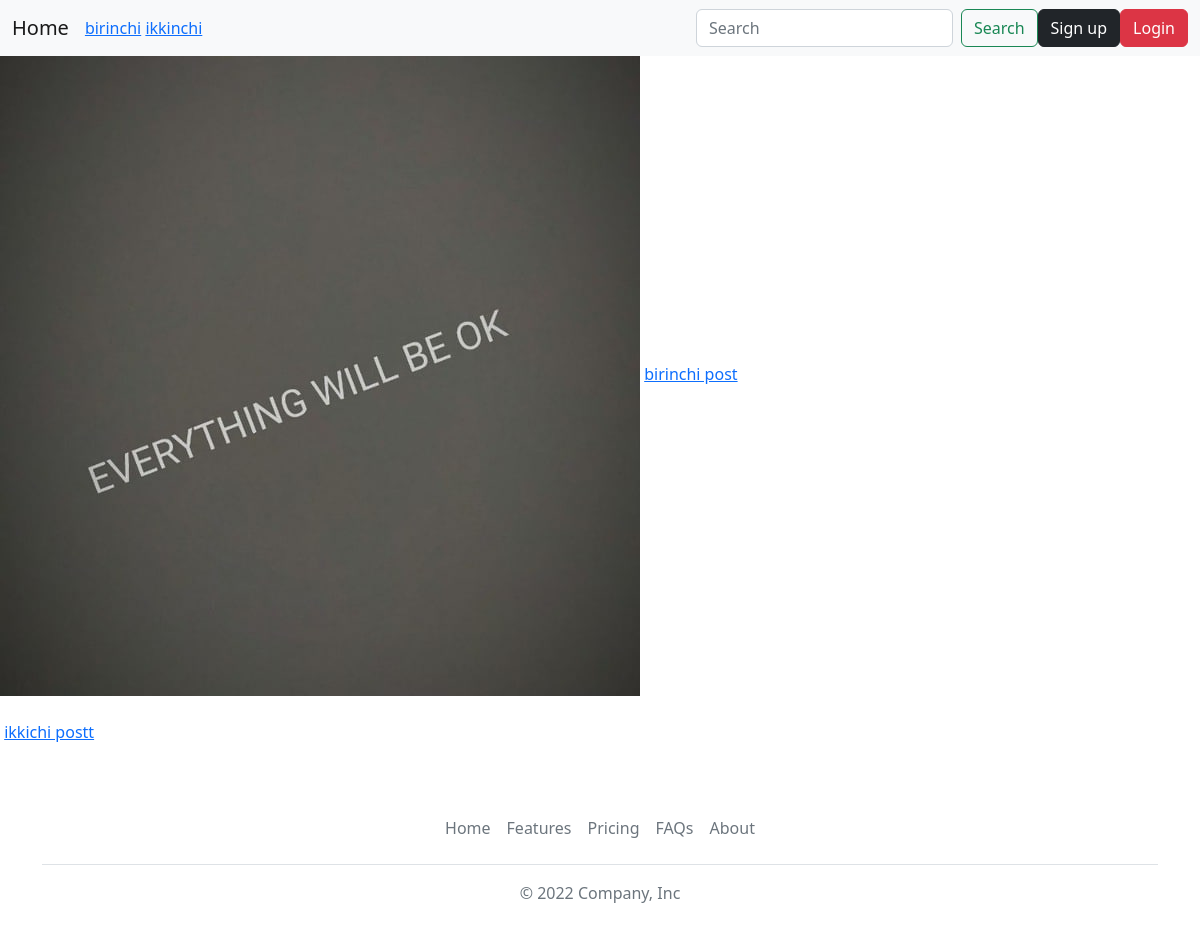
The app's page /, older data.
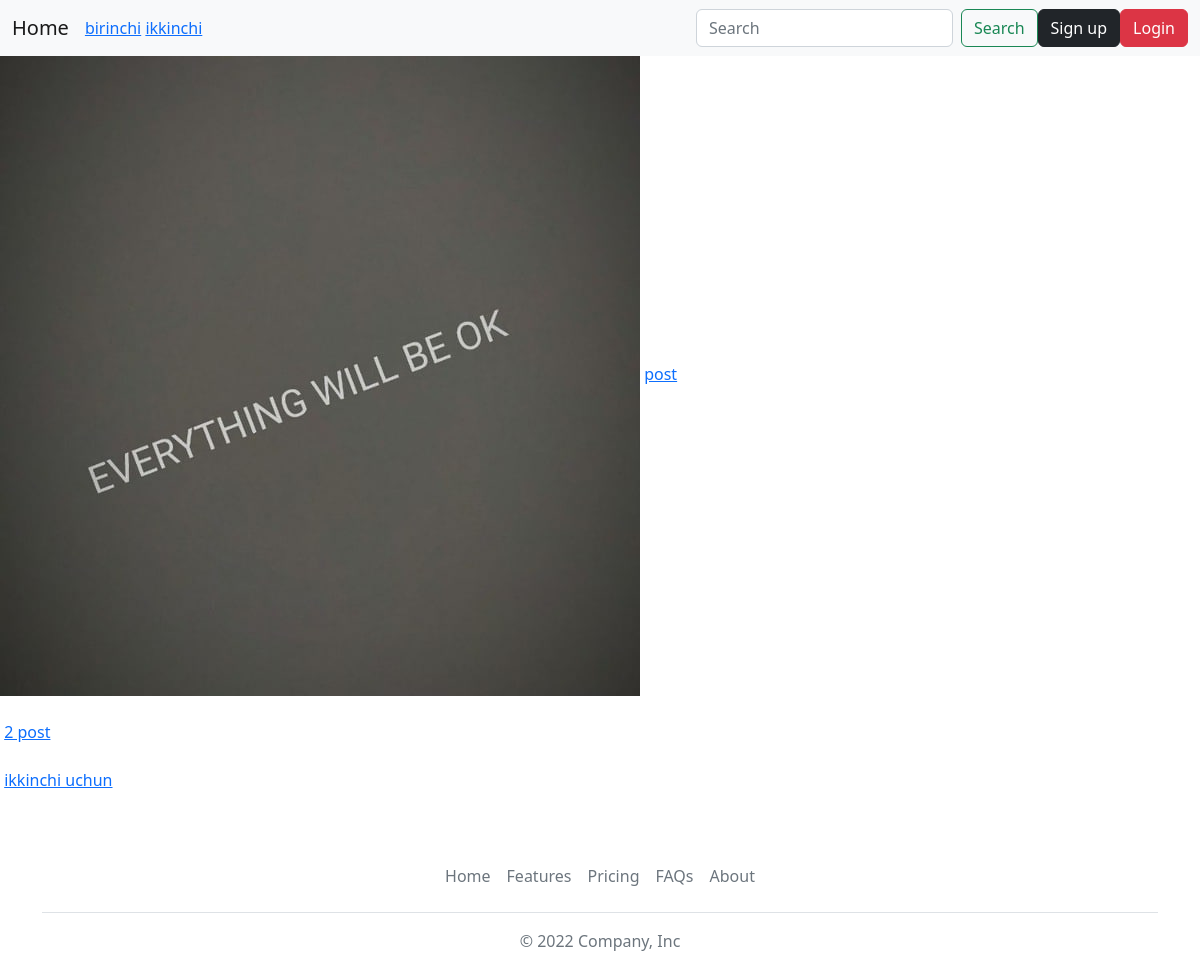
The same page, newer data.
### blog/models.py (models this page shows, shortened)
class Category(models.Model):
     name = models.CharField(max_length=150, null=True, blank=True)

class Post(models.Model):
    title = models.CharField(max_length=150, null=True, blank=True)
    description = models.TextField()
    post_image = models.ImageField(upload_to = "images/", null=True, blank=True)
    slug = models.SlugField(max_length=150, null=False, unique=True, blank=True)
    category = models.ForeignKey(Category, related_name='posts', on_delete=models.CASCADE, null=True, blank=True)
    author = models.ForeignKey('Author', on_delete=models.CASCADE, null=True, blank=True)
    date_added = models.DateTimeField(auto_now_add=True, null=True, blank=True)
    def get_absolute_url(self):
        return reverse('blog:about', kwargs={'slug':self.slug})

### blog/views.py (the view)
# urls.py: path('', home, name='home'),
def home(request):
    category = request.GET.get('category')
    if category == None:
        posts = Post.objects.all()
    else:
        posts = Post.objects.filter(category__name = category)
    categories = Category.objects.all()
    return render(request, "blog/home.html", {'posts': posts, 'categories': categories})

### templates/blog/home.html (shortened to what this page needs)
{% extends "base.html" %}
{% load static %}
    {% block content %}
    <div class="home">
        {% for post in posts %}
        <div class="img">
        <img src="{{post.post_image.url}}" alt="">
         <a href="{{post.get_absolute_url}}">{{post.title}}</a> <br><br>
        </div>
        {% endfor %}
    </div>
    {% endblock %}

### templates/details/navbar.html (shortened to what this page needs)
<link href="https://cdn.jsdelivr.net/npm/bootstrap@5.2.0/dist/css/bootstrap.min.css" rel="stylesheet">
<nav class="navbar navbar-expand-lg bg-light">
  <div class="container-fluid">
    <a class="navbar-brand" href="{% url 'blog:home'%}">Home</a>
    <div class="collapse navbar-collapse" id="navbarSupportedContent">
      <ul class="navbar-nav me-auto mb-2 mb-lg-0">
        <li class="nav-item">
      {% for category in categories %}
          <a href="{% url 'blog:home'%}?category={{category.name}}">{{category.name}}</a>
        {% endfor %}
        </li>
      </ul>
      <form class="d-flex" role="search">
        <input class="form-control me-2" type="search" placeholder="Search" aria-label="Search">
        <button class="btn btn-outline-success" type="submit">Search</button>
      </form>
      {% if request.user.is_authenticated %}
      {{request.user.username}}
      {% else %}
      <a href="{% url 'signup' %}"><button type="button" class="btn btn-dark">Sign up</button></a>
      {% endif %}
      {% if not request.user.is_authenticated %}
      <a href="{% url 'login'%}"><button type="button" class="btn btn-danger">Login</button></a>
      {% else %}
      <a href="{% url 'logout'%}"><button type="button" class="btn btn-danger">Logout</button></a>
      {% endif %}
    </div>
  </div>
</nav>

Row changes from the older to the newer data that the page shows:
changed Post: title "birinchi post" → "post"
changed Post: title "ikkichi postt" → "2 post"
added Post: title "ikkinchi uchun"
